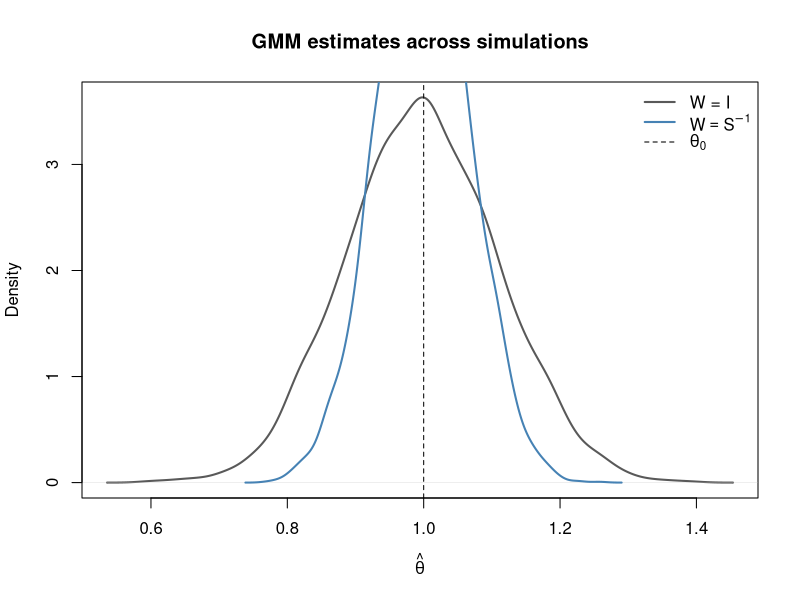

The R script that drew this image:
## ---- chunk 1
#| echo: true
#| label: tbl-optimal-weight-simulation

set.seed(123)

n <- 200
R <- 5000
theta0 <- 1

simulate_once <- function() {
  A <- theta0 + rnorm(n, sd = 1)
  B_meas <- theta0 + rnorm(n, sd = 3)

  theta_I <- (mean(A) + mean(B_meas)) / 2
  theta_eff <- (mean(A) + (1 / 9) * mean(B_meas)) / (1 + 1 / 9)

  c(identity = theta_I, optimal = theta_eff)
}

sim <- replicate(R, simulate_once())

simulation_summary <- data.frame(
  weight = c("W = I", "W = S^{-1}"),
  empirical_sd = apply(sim, 1, sd),
  theoretical_se = c(sqrt(2.5 / n), sqrt(0.9 / n))
)

simulation_summary$empirical_sd <- round(simulation_summary$empirical_sd, 4)
simulation_summary$theoretical_se <- round(simulation_summary$theoretical_se, 4)

print(simulation_summary, row.names = FALSE)
## ---- chunk 2
#| echo: true
#| label: fig-optimal-weight-simulation
#| fig-width: 7
#| fig-height: 4
#| fig-cap: "重み行列による GMM 推定量のばらつきの違い"

plot(
  density(sim["identity", ]),
  lwd = 2,
  col = "gray35",
  xlab = expression(hat(theta)),
  main = "GMM estimates across simulations"
)
lines(density(sim["optimal", ]), lwd = 2, col = "steelblue")
abline(v = theta0, lty = 2)
legend(
  "topright",
  legend = c("W = I", expression(W == S^{-1}), expression(theta[0])),
  col = c("gray35", "steelblue", "black"),
  lwd = c(2, 2, 1),
  lty = c(1, 1, 2),
  bty = "n"
)
## ---- chunk 3
#| echo: true
#| label: code-two-step-gmm

two_step_gmm <- function(A, B_meas) {
  n <- length(A)

  # 第 1 段階: W = I.
  theta_1 <- (mean(A) + mean(B_meas)) / 2

  # 第 1 段階の推定量で S を推定する。
  g_1 <- cbind(A - theta_1, B_meas - theta_1)
  g_1_centered <- sweep(g_1, 2, colMeans(g_1), "-")
  S_hat <- crossprod(g_1_centered) / n
  W_hat <- solve(S_hat)

  # 第 2 段階: gbar(theta)' W_hat gbar(theta) を最小化する。
  m <- c(mean(A), mean(B_meas))
  one <- c(1, 1)
  theta_2 <- as.numeric(t(one) %*% W_hat %*% m /
                          (t(one) %*% W_hat %*% one))

  # 効率的 GMM の標準誤差。
  G_hat <- matrix(c(-1, -1), ncol = 1)
  Omega_hat <- solve(t(G_hat) %*% W_hat %*% G_hat)
  se_2 <- sqrt(as.numeric(Omega_hat) / n)

  c(theta_1 = theta_1, theta_2 = theta_2, se_2 = se_2)
}

set.seed(456)
A <- theta0 + rnorm(n, sd = 1)
B_meas <- theta0 + rnorm(n, sd = 3)

round(two_step_gmm(A, B_meas), 4)
